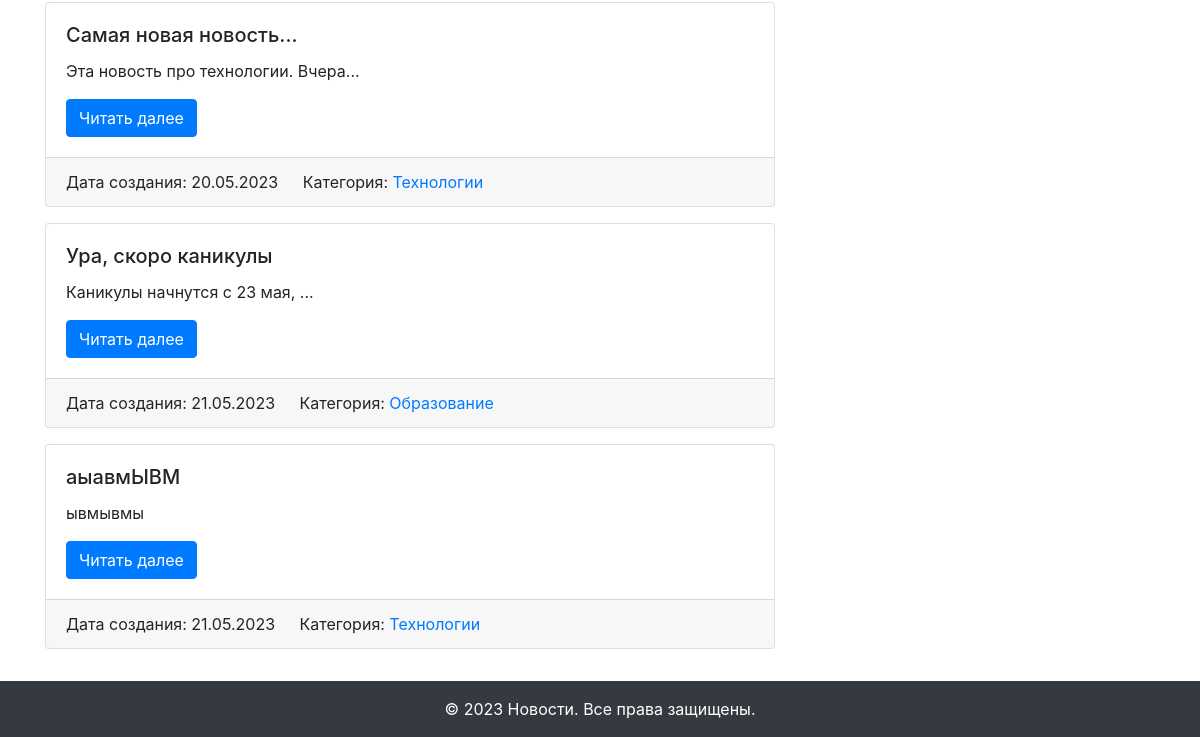
Before: / (lower part) with the older database file.
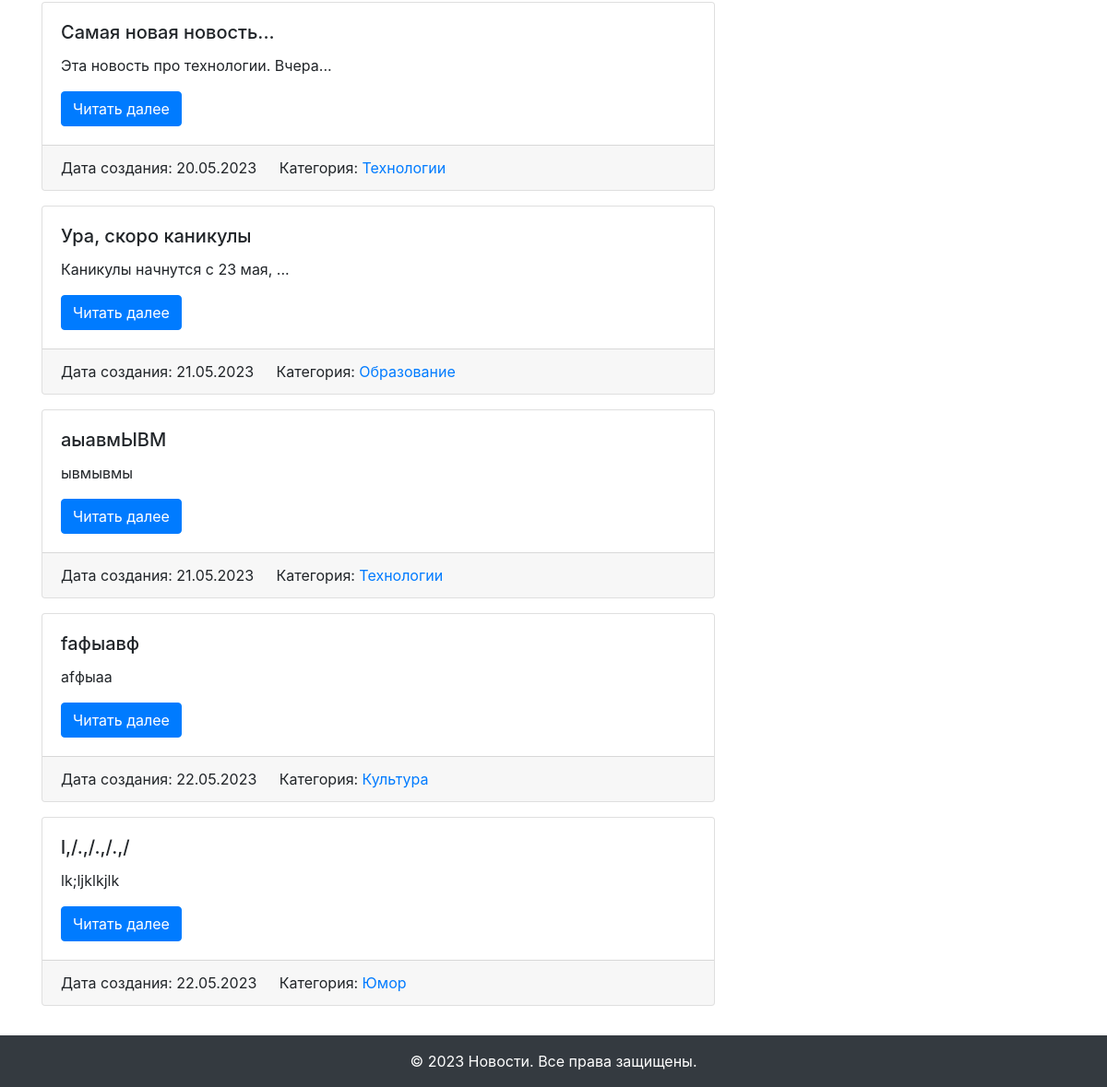
After: the same page with the newer database file.
### app/models.py (models this page shows, shortened)
class News(db.Model):
    id = db.Column(db.Integer, primary_key=True)
    title = db.Column(db.String(255), unique=True, nullable=False)
    text = db.Column(db.Text, nullable=False)
    created_date = db.Column(db.DateTime, default=datetime.utcnow)
    category_id = db.Column(db.Integer, db.ForeignKey('category.id'), nullable=True)
    category = db.relationship('Category', back_populates='news')

class Category(db.Model):
    id = db.Column(db.Integer, primary_key=True)
    title = db.Column(db.String(255), nullable=False)
    news = db.relationship('News', back_populates='category')

### app/views.py (the view)
@app.route('/')
def index():
    news = News.query.all()
    categories = Category.query.all()
    return render_template('index.html',
                           news=news,
                           categories=categories)

### app/templates/index.html (shortened to what this page needs)
{% extends "base.html" %}
{% block content %}
  {% for news in news %}
  <div class="card mb-3">
    <div class="card-body">
      <h5 class="card-title">{{ news.title }}</h5>
      <p class="card-text">{{ news.text|truncate(100) }}</p>
      <a href="{{ url_for('news_detail', id=news.id) }}" class="btn btn-primary">Читать далее</a>
    </div>
    <div class="card-footer">
      {% if news.created_date %}
        <span class="card-link">Дата создания: {{ news.created_date.strftime('%d.%m.%Y') }}</span>
      {% endif %}
      {% if news.category %}
        <span class="card-link">Категория: <a href="{{ url_for('news_in_category', id=news.category.id) }}">{{ news.category.title }}</a></span>
      {% endif %}
    </div>
  </div>
  {% else %}
  <p class="card-text">Новостей пока нет!</p>
  {% endfor %}
{% endblock content %}

Changed rows visible on the page:
added News: title "faфыавф", text "afфыаa", created_date "22.05.2023", category "Культура"
added News: title "l,/.,/.,/.,/", text "lk;ljklkjlk", created_date "22.05.2023", category "Юмор"
